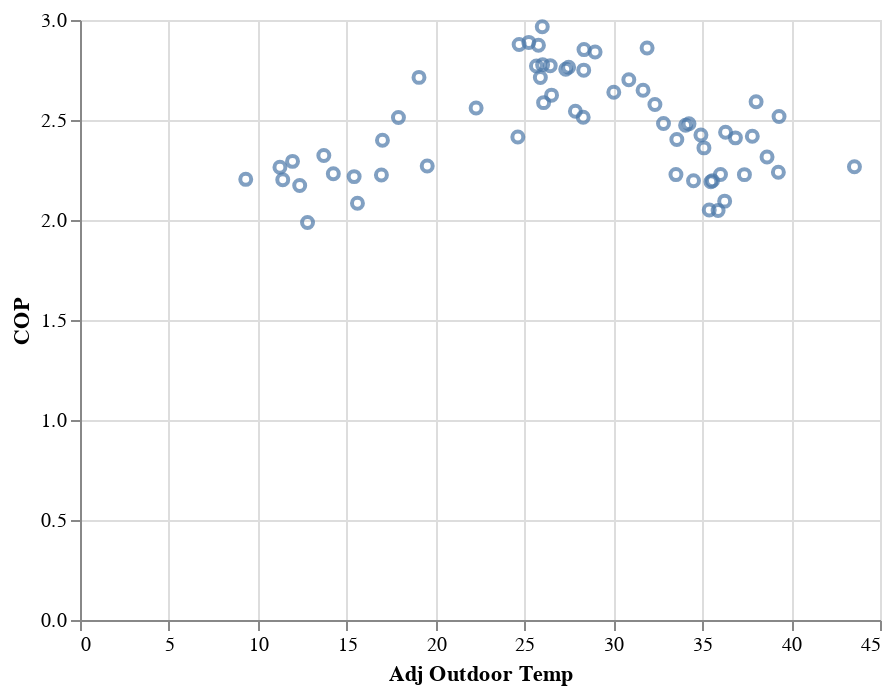

Write notebook code for a chart like this one.
### Code cell
# Now only look at points without the remote thermostat
dfb = df_results[df_results['Remote Thermostat'] == False]
alt.Chart(dfb).mark_point().encode(
    x = 'Adj Outdoor Temp',
    y = 'COP'
)

### Figure 1 — Vega-Lite specification as saved in the notebook (floating-point values rounded to 4 significant figures)
{"$schema": "https://vega.github.io/schema/vega-lite/v2.4.3.json", "config": {"view": {"height": 300, "width": 400}}, "data": {"values": [{"Adj Outdoor Temp": 16.95, "COP": 2.225, "Cycles/Hour": 0.3035, "Remote Thermostat": false}, {"Adj Outdoor Temp": 12.8, "COP": 1.988, "Cycles/Hour": 0.2437, "Remote Thermostat": false}, {"Adj Outdoor Temp": 15.61, "COP": 2.084, "Cycles/Hour": 0.3065, "Remote Thermostat": false}, {"Adj Outdoor Temp": 26.08, "COP": 2.587, "Cycles/Hour": 0.2461, "Remote Thermostat": false}, {"Adj Outdoor Temp": 14.25, "COP": 2.231, "Cycles/Hour": 0.1857, "Remote Thermostat": false}, {"Adj Outdoor Temp": 15.42, "COP": 2.217, "Cycles/Hour": 0.3114, "Remote Thermostat": false}, {"Adj Outdoor Temp": 12.36, "COP": 2.173, "Cycles/Hour": 0.3132, "Remote Thermostat": false}, {"Adj Outdoor Temp": 19.53, "COP": 2.27, "Cycles/Hour": 0.3146, "Remote Thermostat": false}, {"Adj Outdoor Temp": 13.72, "COP": 2.322, "Cycles/Hour": 0.2532, "Remote Thermostat": false}, {"Adj Outdoor Temp": 9.323, "COP": 2.203, "Cycles/Hour": 0.2544, "Remote Thermostat": false}, {"Adj Outdoor Temp": 11.41, "COP": 2.201, "Cycles/Hour": 0.3198, "Remote Thermostat": false}, {"Adj Outdoor Temp": 11.95, "COP": 2.293, "Cycles/Hour": 0.2573, "Remote Thermostat": false}, {"Adj Outdoor Temp": 11.25, "COP": 2.264, "Cycles/Hour": 0.2588, "Remote Thermostat": false}, {"Adj Outdoor Temp": 27.87, "COP": 2.544, "Cycles/Hour": 0.3907, "Remote Thermostat": false}, {"Adj Outdoor Temp": 26.45, "COP": 2.772, "Cycles/Hour": 0.7872, "Remote Thermostat": false}, {"Adj Outdoor Temp": 17.91, "COP": 2.512, "Cycles/Hour": 0.2635, "Remote Thermostat": false}, {"Adj Outdoor Temp": 17.01, "COP": 2.399, "Cycles/Hour": 0.3316, "Remote Thermostat": false}, {"Adj Outdoor Temp": 26.02, "COP": 2.776, "Cycles/Hour": 1.001, "Remote Thermostat": false}, {"Adj Outdoor Temp": 28.31, "COP": 2.513, "Cycles/Hour": 1.745, "Remote Thermostat": false}, {"Adj Outdoor Temp": 36.26, "COP": 2.094, "Cycles/Hour": 8.315, "Remote Thermostat": false}, {"Adj Outdoor Temp": 39.28, "COP": 2.238, "Cycles/Hour": 6.327, "Remote Thermostat": false}, {"Adj Outdoor Temp": 35.1, "COP": 2.361, "Cycles/Hour": 7.385, "Remote Thermostat": false}, {"Adj Outdoor Temp": 35.49, "COP": 2.191, "Cycles/Hour": 7.1, "Remote Thermostat": false}, {"Adj Outdoor Temp": 27.49, "COP": 2.764, "Cycles/Hour": 3.329, "Remote Thermostat": false}, {"Adj Outdoor Temp": 28.97, "COP": 2.84, "Cycles/Hour": 1.883, "Remote Thermostat": false}, {"Adj Outdoor Temp": 25.25, "COP": 2.888, "Cycles/Hour": 1.617, "Remote Thermostat": false}, {"Adj Outdoor Temp": 33.57, "COP": 2.402, "Cycles/Hour": 5.094, "Remote Thermostat": false}, {"Adj Outdoor Temp": 28.33, "COP": 2.749, "Cycles/Hour": 3.132, "Remote Thermostat": false}, {"Adj Outdoor Temp": 31.67, "COP": 2.649, "Cycles/Hour": 4.662, "Remote Thermostat": false}, {"Adj Outdoor Temp": 32.82, "COP": 2.483, "Cycles/Hour": 5.337, "Remote Thermostat": false}, {"Adj Outdoor Temp": 34.26, "COP": 2.481, "Cycles/Hour": 4.729, "Remote Thermostat": false}, {"Adj Outdoor Temp": 28.35, "COP": 2.852, "Cycles/Hour": 2.925, "Remote Thermostat": false}, {"Adj Outdoor Temp": 30.87, "COP": 2.701, "Cycles/Hour": 2.357, "Remote Thermostat": false}, {"Adj Outdoor Temp": 30.03, "COP": 2.639, "Cycles/Hour": 4.01, "Remote Thermostat": false}, {"Adj Outdoor Temp": 25.68, "COP": 2.77, "Cycles/Hour": 1.945, "Remote Thermostat": false}, {"Adj Outdoor Temp": 22.28, "COP": 2.56, "Cycles/Hour": 0.3013, "Remote Thermostat": false}, {"Adj Outdoor Temp": 24.63, "COP": 2.415, "Cycles/Hour": 0.3036, "Remote Thermostat": false}, {"Adj Outdoor Temp": 19.07, "COP": 2.713, "Cycles/Hour": 0.3059, "Remote Thermostat": false}, {"Adj Outdoor Temp": 32.34, "COP": 2.577, "Cycles/Hour": 5.471, "Remote Thermostat": false}, {"Adj Outdoor Temp": 34.06, "COP": 2.474, "Cycles/Hour": 5.345, "Remote Thermostat": false}, {"Adj Outdoor Temp": 24.7, "COP": 2.877, "Cycles/Hour": 2.342, "Remote Thermostat": false}, {"Adj Outdoor Temp": 26.0, "COP": 2.966, "Cycles/Hour": 1.732, "Remote Thermostat": false}, {"Adj Outdoor Temp": 25.9, "COP": 2.713, "Cycles/Hour": 1.824, "Remote Thermostat": false}, {"Adj Outdoor Temp": 27.32, "COP": 2.754, "Cycles/Hour": 3.992, "Remote Thermostat": false}, {"Adj Outdoor Temp": 35.4, "COP": 2.05, "Cycles/Hour": 6.836, "Remote Thermostat": false}, {"Adj Outdoor Temp": 33.52, "COP": 2.227, "Cycles/Hour": 7.534, "Remote Thermostat": false}, {"Adj Outdoor Temp": 37.37, "COP": 2.227, "Cycles/Hour": 8.651, "Remote Thermostat": false}, {"Adj Outdoor Temp": 35.58, "COP": 2.196, "Cycles/Hour": 8.182, "Remote Thermostat": false}, {"Adj Outdoor Temp": 34.51, "COP": 2.196, "Cycles/Hour": 7.456, "Remote Thermostat": false}, {"Adj Outdoor Temp": 25.79, "COP": 2.873, "Cycles/Hour": 0.2758, "Remote Thermostat": false}, {"Adj Outdoor Temp": 34.93, "COP": 2.425, "Cycles/Hour": 7.784, "Remote Thermostat": false}, {"Adj Outdoor Temp": 31.9, "COP": 2.86, "Cycles/Hour": 2.43, "Remote Thermostat": false}, {"Adj Outdoor Temp": 35.89, "COP": 2.048, "Cycles/Hour": 7.542, "Remote Thermostat": false}, {"Adj Outdoor Temp": 26.52, "COP": 2.624, "Cycles/Hour": 4.931, "Remote Thermostat": false}, {"Adj Outdoor Temp": 36.03, "COP": 2.228, "Cycles/Hour": 8.304, "Remote Thermostat": false}, {"Adj Outdoor Temp": 36.31, "COP": 2.439, "Cycles/Hour": 9.866, "Remote Thermostat": false}, {"Adj Outdoor Temp": 39.32, "COP": 2.517, "Cycles/Hour": 12.39, "Remote Thermostat": false}, {"Adj Outdoor Temp": 43.56, "COP": 2.267, "Cycles/Hour": 11.33, "Remote Thermostat": false}, {"Adj Outdoor Temp": 37.82, "COP": 2.419, "Cycles/Hour": 10.93, "Remote Thermostat": false}, {"Adj Outdoor Temp": 38.65, "COP": 2.315, "Cycles/Hour": 8.524, "Remote Thermostat": false}, {"Adj Outdoor Temp": 38.03, "COP": 2.592, "Cycles/Hour": 9.449, "Remote Thermostat": false}, {"Adj Outdoor Temp": 36.87, "COP": 2.411, "Cycles/Hour": 10.36, "Remote Thermostat": false}]}, "encoding": {"x": {"field": "Adj Outdoor Temp", "type": "quantitative"}, "y": {"field": "COP", "type": "quantitative"}}, "mark": "point"}
